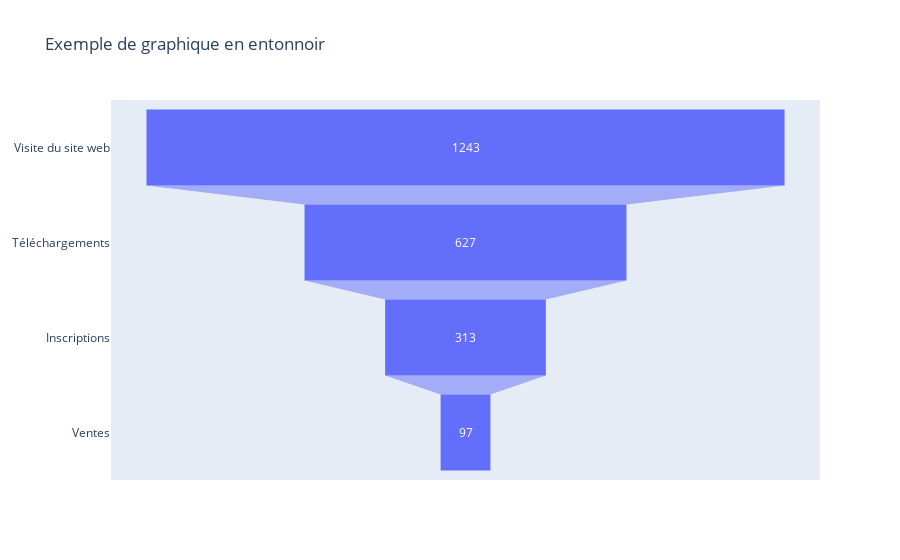

The cell this chart's notebook holds for it:
### Code cell
fig = go.Figure(
    go.Funnel(
        y = ["Visite du site web", "Téléchargements", "Inscriptions", "Ventes"],
        x = [1243, 627, 313, 97]
))

fig.update_layout(title="Exemple de graphique en entonnoir")
fig.show()

### Figure 1 — Plotly figure (JSON) as saved in the notebook; plotly's stock layout.template omitted (floating-point values rounded to 4 significant figures)
{"data": [{"type": "funnel", "x": [1243, 627, 313, 97], "y": ["Visite du site web", "Téléchargements", "Inscriptions", "Ventes"]}], "layout": {"title": {"text": "Exemple de graphique en entonnoir"}}}
